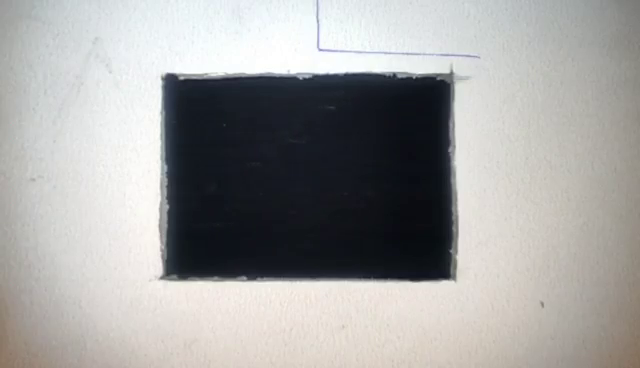
#> input picture frame 77 of testing_assets/otwor_v2.mp4, 640 x 368 px, given in place of video1.mp4, which was not available
$ python main.py
#> lines starting #> are read from the running program, lines starting #| are printed output that depends on the picture; after the words box and inside, x2 and y2 are one past the last pixel; in counts of white or black regions, pixels touching at a corner belong together; pictures that were not available may be replaced by others from this repository, and a replacement may not be noted
### gui_module.py
import tkinter as tk
import cv2
from PIL import Image, ImageTk

from constants import *


class GUI:
    def __init__(self):
        self.fps = default_fps

        self.root = tk.Tk()
        self.root.title("Real-time Object Detection")

        # Ustawienia interfejsu z obrazem
        self.canvas = tk.Canvas(self.root, width=600, height=300)
        self.canvas.pack(padx=10, pady=10)

        # Etykieta dla wyświetlania liczby klatek na sekundę
        self.label_fps = tk.Label(self.root, text="FPS: ")
        self.label_fps.pack(pady=10)

        # Etykieta dla wyświetlania informacji o znalezionych monetach
        self.label_coins = tk.Label(self.root, text="Coins: ")
        self.label_coins.pack(pady=10)

        # Przycisk do zmiany prędkości odtwarzania wideo
        self.change_fps_button = tk.Button(self.root, text="Change FPS", command=self.change_fps)
        self.change_fps_button.pack(pady=10)

        # Przycisk do zamknięcia aplikacji
        self.quit_button = tk.Button(self.root, text="Quit", command=self.root.destroy)
        self.quit_button.pack(pady=10)

    # [6 lines left out: function change_fps, not called in this run]

    def update_gui(self, frame, pre_frame, detected_coins):
        # Konwertuje klatki do formatu odpowiedniego dla tkintera
        frame_rgb = cv2.cvtColor(frame, cv2.COLOR_BGR2RGB)
        img_frame = Image.fromarray(frame_rgb)
        img_frame = ImageTk.PhotoImage(image=img_frame)

        pre_frame_rgb = cv2.cvtColor(pre_frame, cv2.COLOR_BGR2RGB)
        img_preframe = Image.fromarray(pre_frame_rgb)
        img_preframe = ImageTk.PhotoImage(image=img_preframe)

        # Aktualizuje widok na interfejsie
        self.canvas.create_image(0, 0, anchor=tk.NW, image=img_frame)
        self.canvas.create_image(img_frame.width() + 10, 0, anchor=tk.NW, image=img_preframe)

        # Wyświetla informacje o prędkości odtwarzania i znalezionych monetach
        coins_values = [coin[0] for coin in detected_coins]
        self.label_fps.config(text=f"FPS: {self.fps}")
        self.label_coins.config(text=f"Coins: {coins_values}")

        # Aktualizuje interfejs
        self.root.update_idletasks()
        self.root.update()

### main.py
import cv2
import numpy as np
import gui_module
from constants import *

gui = gui_module.GUI()
video = cv2.VideoCapture('testing_assets/video1.mp4')

video.set(3, 640)
first_frame_flag = True
x1, y1, x2, y2 = 0, 0, 0, 0
fps = default_fps
scale_area = 0  # proporcje monet w stosunku do oszaru zainteresowania

detected_coins = []  # lista w której zapisane są wszystkie zczytane przez taśmociąg monety bez powórzeń


# [46 lines left out: functions search_for_pln, add_object, not called in this run]


# Funkcja znajdująca współrzędne najbardziej oddalonych czarnych pikseli w pierwszej klatce
def find_black_pixels(img_bin):
    most_up_black = None
    most_down_black = None
    most_left_black = None
    most_right_black = None

    for i in range(len(img_bin)):
        for j in range(len(img_bin[i])):
            if img_bin[i][j] == 0:  # poszukiwanie czterech najbardziej oddalonych w każdym kierunku czarnych pikseli
                if most_up_black is None or i < most_up_black[1]:
                    most_up_black = (i, j)
                if most_down_black is None or i > most_down_black[1]:
                    most_down_black = (i, j)
                if most_left_black is None or j < most_left_black[0]:
                    most_left_black = (i, j)
                if most_right_black is None or j > most_right_black[0]:
                    most_right_black = (i, j)

    return most_left_black[0], most_up_black[1], most_right_black[0], most_down_black[1]


# Funkcja przetwarzająca klatkę przed detekcją konturów
def preprocessing(frame_to_pre):
    # Wygładza klatkę, aplikuje detekcję krawędzi, wykonuje dylatację i morfologiczne zamknięcie
    pre_image = cv2.GaussianBlur(frame_to_pre, (5, 5), 3)
    pre_image = cv2.Canny(pre_image, threshold_canny, 255)
    kernel = np.ones((4, 4), np.uint8)
    pre_image = cv2.dilate(pre_image, kernel, iterations=1)
    pre_image = cv2.morphologyEx(pre_image, cv2.MORPH_CLOSE, kernel)
    return pre_image


# Funkcja identyfikująca kontury i ich cechy
def preprocess_contours(frame_to_con):
    # Znajduje kontury w przetworzonej klatce, odrzuca małe kontury
    # Zwraca listę słowników zawierających informacje o konturach
    contour, _ = cv2.findContours(frame_to_con, cv2.RETR_EXTERNAL, cv2.CHAIN_APPROX_NONE)
    conFound = []
    for cnt in contour:
        area = cv2.contourArea(cnt)
        if area > 100:
            peri = cv2.arcLength(cnt, True)
            approx = cv2.approxPolyDP(cnt, 0.02 * peri, True)
            x, y, w, h = cv2.boundingRect(approx)
            cx, cy = x + (w // 2), y + (h // 2)
            conFound.append({"cnt": cnt, "area": area, "center": [cx, cy]})
    return conFound


while True:
    success, frame = video.read()
#> frame is the input picture: shape (368, 640, 3); mean B, G, R 159.1, 160.3, 160.9
    if not success:
        break
    if first_frame_flag:
        binary_frame = cv2.cvtColor(frame, cv2.COLOR_BGR2GRAY)
        retval, binary_frame = cv2.threshold(binary_frame, threshold_value, 255, cv2.THRESH_BINARY)
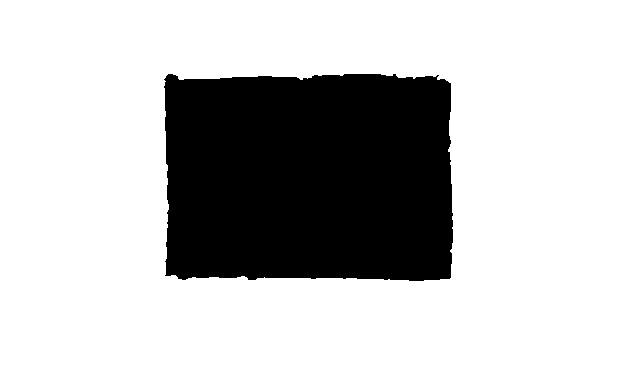
#> binary_frame: shape (368, 640); 75.6% white; 1 black region, box (x1, y1, x2, y2) and area: (164, 74, 453, 281) 57435
#> retval = 90

        x1, y1, x2, y2 = find_black_pixels(binary_frame)
#> after the loop in find_black_pixels, `for i in range(len(img_bin)):`: most_down_black = (278, 311); most_left_black = (74, 168); most_right_black = (280, 423); most_up_black = (168, 168)
#> x1 = 74; y1 = 168; x2 = 280; y2 = 311
        print(x1, y1, x2, y2)
#| 74 168 280 311

        scale_area = (x2 - x1) * (y2 - y1)
#> scale_area = 29458
        print(scale_area)
#| 29458
        first_frame_flag = False

    frame = frame[x1:x2, y1:y2]
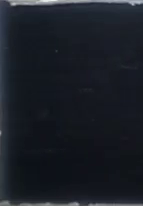
#> frame: shape (206, 143, 3); mean B, G, R 38.3, 30.7, 26.5
    pre_frame = preprocessing(frame)
#> in preprocessing, `pre_image = cv2.Canny(pre_image, threshold_canny, 255)`:
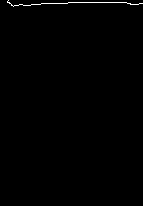
#> pre_image: shape (206, 143); 0.48% white in thin lines or dots, all inside (x1, y1, x2, y2) = (7, 0, 143, 7)
#> in preprocessing, `pre_image = cv2.dilate(pre_image, kernel, iterations=1)`:
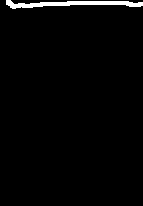
#> pre_image: shape (206, 143); 2% white; 1 white region, box (x1, y1, x2, y2) and area: (6, 0, 143, 9) 593
#> in preprocessing, `pre_image = cv2.morphologyEx(pre_image, cv2.MORPH_CLOSE, kernel)`:
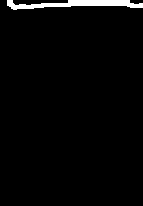
#> pre_image: shape (206, 143); 2.5% white; 1 white region

    for c in preprocess_contours(pre_frame):
#> in preprocess_contours, `contour, _ = cv2.findContours(frame_to_con, cv2.RETR_EXTERNAL, cv2.CHA..`: contour = 1 contour; box (x1, y1, x2, y2) and area: (7, 0, 143, 10) 578
        corners = cv2.approxPolyDP(c['cnt'], 0.02 * cv2.arcLength(c['cnt'], True), True)
        corner_amount = len(corners)

        varY, varX = c["center"]
        pre_frame[varX - 5:varX + 5, varY - 5:varY + 5] = 255

        if corner_amount == 8:

            res = search_for_pln(scale_area / c['area'])

            if res != 0:
                print(scale_area / c['area'])
                coin = [res, c['center'][0], c['center'][1]]

                add_object(coin)
#> this loop made 1 pass
#> pre_frame: shape (206, 143); 2.6% white; 1 white region, box (x1, y1, x2, y2) and area: (7, 0, 143, 10) 761

    delay = int(1000 / gui.fps)
    gui.update_gui(frame, pre_frame, detected_coins)
#> in update_gui, `coins_values = [coin[0] for coin in detected_coins]`: coins_values = []
#> (the run stopped early here; a loop or call above may not have finished)

$ run again, starting later in the video
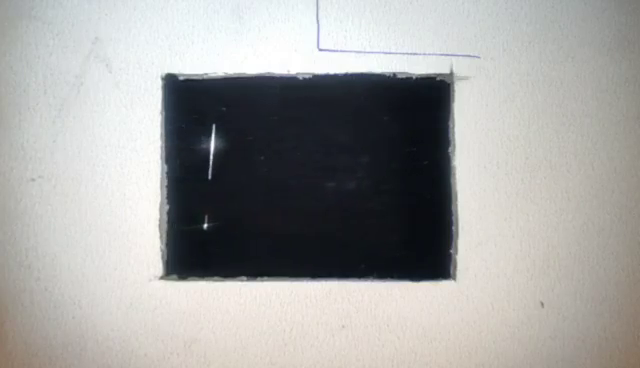
#> input picture frame 349 of testing_assets/otwor_v2.mp4, 640 x 368 px, given in place of video1.mp4, which was not available
#> frame is the input picture: shape (368, 640, 3); mean B, G, R 159.3, 160.9, 161
#> retval = 90
#> after the loop in find_black_pixels, `for i in range(len(img_bin)):`: most_down_black = (278, 311); most_left_black = (74, 168); most_right_black = (280, 424); most_up_black = (168, 168)
#> x1 = 74; y1 = 168; x2 = 280; y2 = 311
#| 74 168 280 311
#> scale_area = 29458
#| 29458
#> frame: shape (206, 143, 3)
#> in preprocessing, `pre_image = cv2.morphologyEx(pre_image, cv2.MORPH_CLOSE, kernel)`:
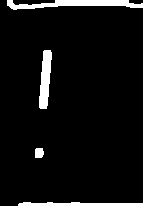
#> pre_image: shape (206, 143); 5.9% white; 4 white regions
#> contour = 4 contours; box (x1, y1, x2, y2) and area: (7, 0, 143, 10) 604, (39, 50, 52, 109) 459, (18, 202, 143, 206) 270, (35, 148, 44, 158) 66
#> the loop `for c in preprocess_contours(pre_frame):` made 3 passes
#> (corners, corner_amount, varY, varX) on passes 1 to 3: ([[18, 204], [142, 205]], 2, 80, 205), ([[50, 50], [43, 51], [40, 108], [47, 105]], 4, 45, 79), ([[7, 0], [13, 9], [142, 7], [128, 0]], 4, 75, 5)
#> after the loop `for c in preprocess_contours(pre_frame):`:
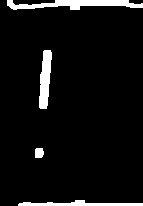
#> pre_frame: shape (206, 143); 6.2% white; 4 white regions, box (x1, y1, x2, y2) and area: (7, 0, 143, 10) 787, (39, 50, 52, 109) 534, (18, 200, 143, 206) 422, (35, 148, 44, 158) 82
#> coins_values = []
